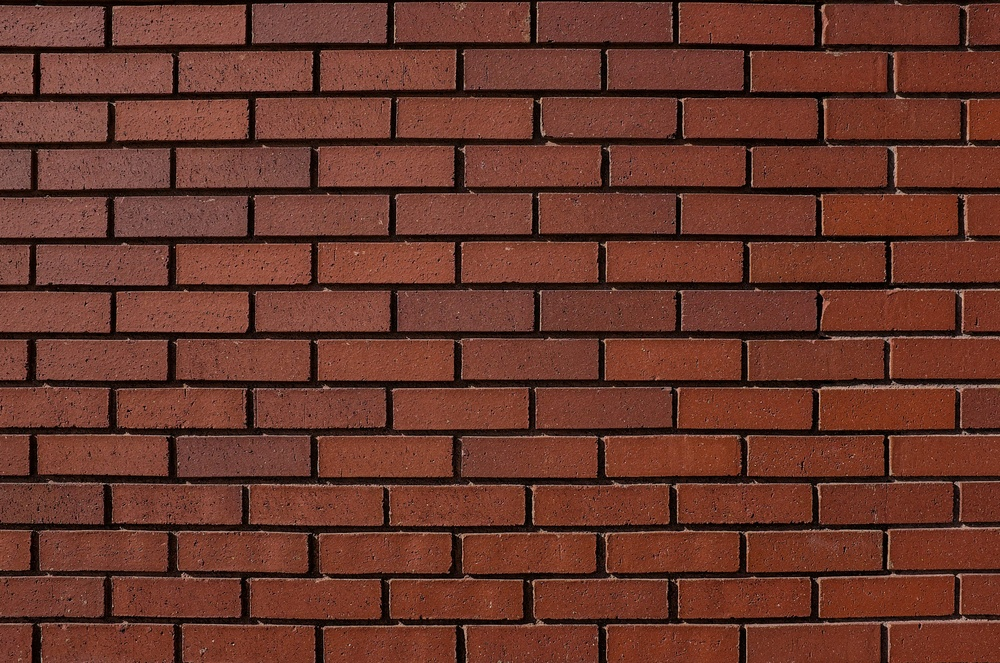
#> input picture David/brick.jpg, 1000 x 663 px, shrunk from 3000 x 1990 before the run, found by its file name
$ python main.py
#> lines starting #> are read from the running program, lines starting #| are printed output that depends on the picture; after the words box and inside, x2 and y2 are one past the last pixel; in counts of white or black regions, pixels touching at a corner belong together
import cv2
import numpy as np

count = 0  # Initialize the count variable

def process_image(image_path):
#> called with image_path = 'David/brick.jpg'
    global count  # Declare count as global to modify it inside the function

    """
    Process an image to detect, highlight, and count individual bricks based on contours.
    If the image has more black areas than white, it inverts the image.

    Parameters:
    image_path (str): Path to the image file.

    Returns:
    int: Number of detected bricks.
    """
    # Load the image from the given path
    image = cv2.imread(image_path)
#> image is the input picture: shape (663, 1000, 3); mean B, G, R 43.1, 55.3, 105.5

    if image is None:
        print(f"Error: Unable to load image at {image_path}")
        return 0

    original = image.copy()

    # Convert the image to grayscale for further processing
    gray = cv2.cvtColor(image, cv2.COLOR_BGR2GRAY)
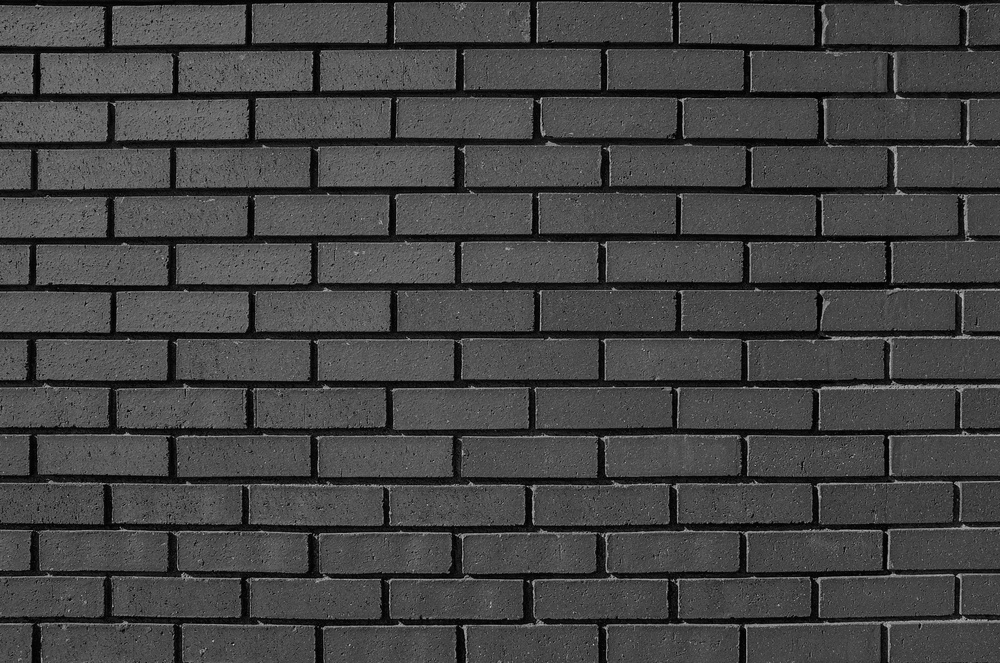
#> gray: shape (663, 1000); min 0, max 220, mean 68.9

    # Apply Gaussian blur to reduce noise and improve contour detection
    blur = cv2.GaussianBlur(gray, (35, 35), 0)
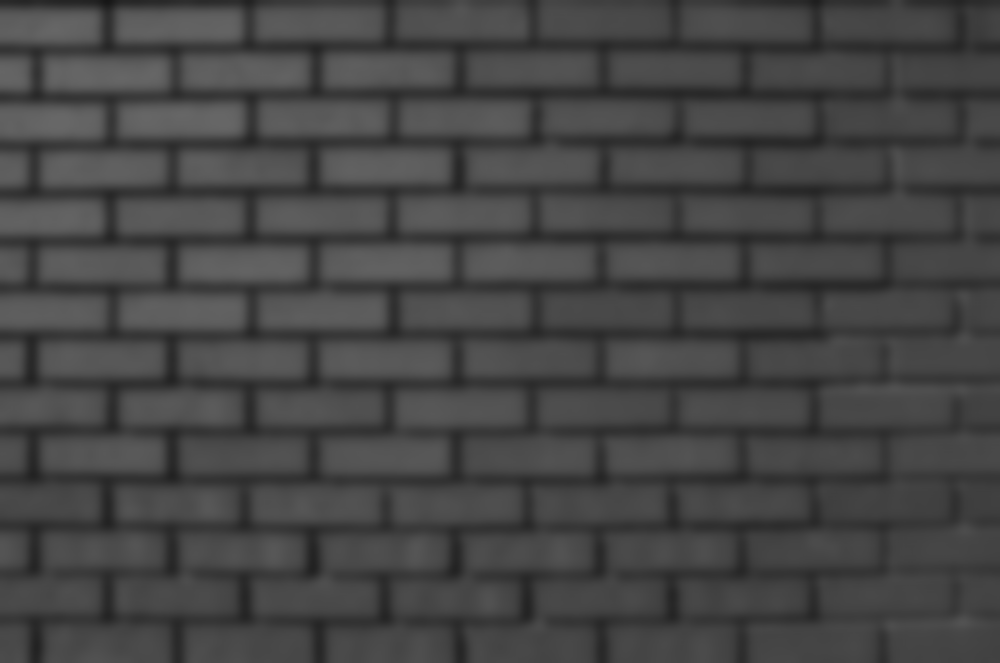
#> blur: shape (663, 1000); min 22, max 103, mean 68.9

    # Apply Otsu's thresholding to create a binary image
    thresh = cv2.threshold(blur, 0, 255, cv2.THRESH_BINARY + cv2.THRESH_OTSU)[1]
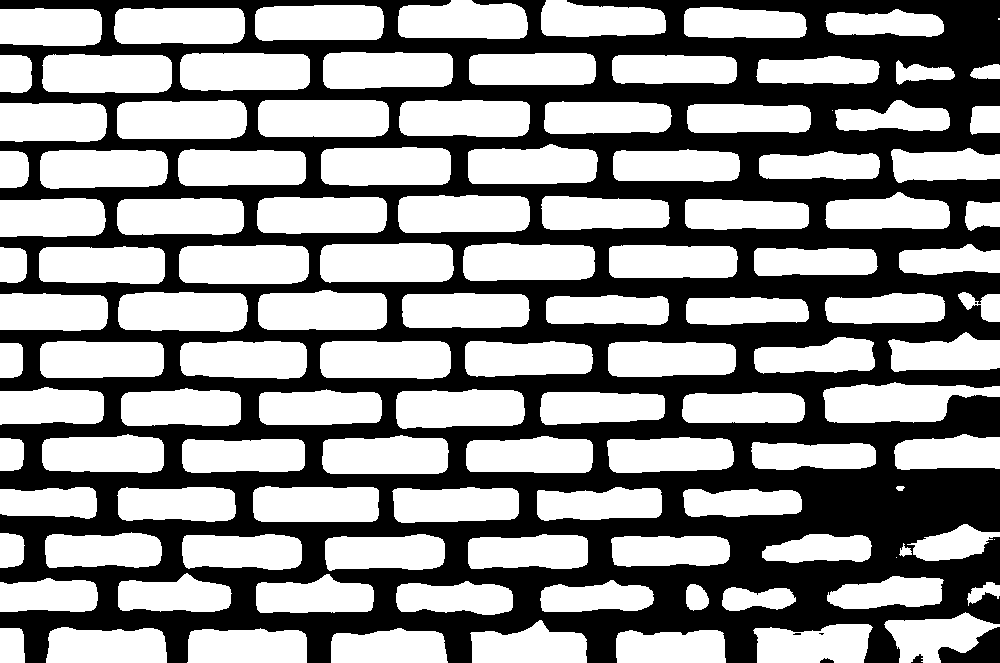
#> thresh: shape (663, 1000); 56.5% white; 7 black regions (3 under 20 px), largest, box (x1, y1, x2, y2) and area: (0, 0, 1000, 663) 287278, (938, 627, 1000, 663) 1234, (911, 654, 923, 663) 65, (820, 658, 834, 663) 49

    # Define a kernel for morphological operations to remove small noise
    kernel = np.ones((35, 35), np.uint8)

    # Perform morphological opening to clean up the binary image
    opening = cv2.morphologyEx(thresh, cv2.MORPH_OPEN, kernel)
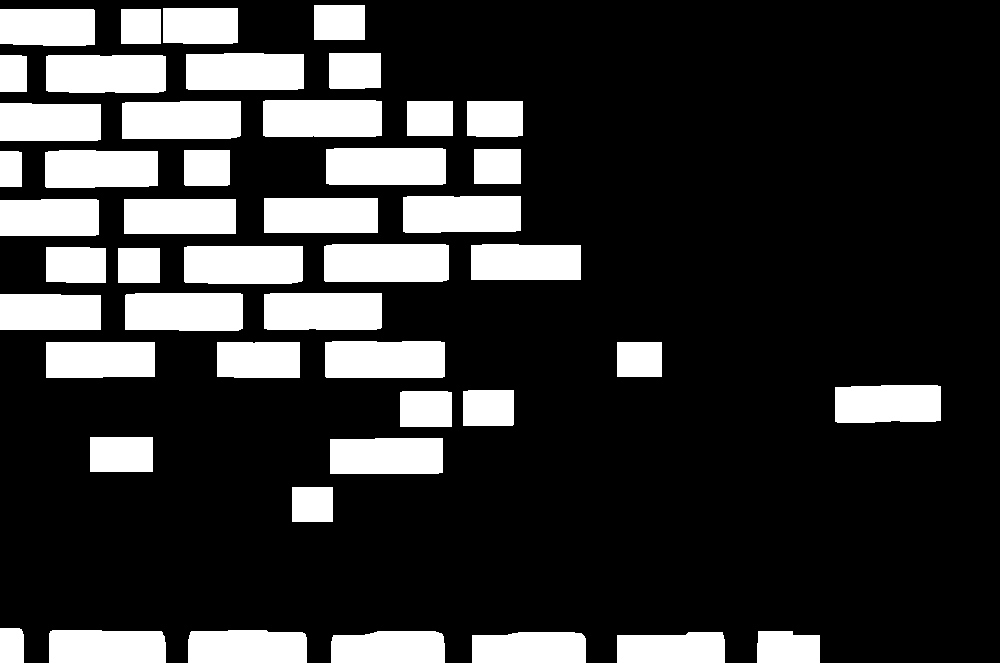
#> opening: shape (663, 1000); 21.6% white; 47 white regions, largest, box (x1, y1, x2, y2) and area: (324, 244, 449, 282) 4728, (46, 55, 166, 93) 4499, (184, 246, 303, 284) 4477

    # Check if the image should be inverted
    if np.mean(opening) < 150:  # If the average intensity is less than 150, invert
        opening = cv2.bitwise_not(opening)
#> opening: shape (663, 1000); 78.4% white; 47 black regions

    # Find contours of the objects in the cleaned binary image
    contours = cv2.findContours(opening, cv2.RETR_EXTERNAL, cv2.CHAIN_APPROX_SIMPLE)
#> contours = 1 contour; box (x1, y1, x2, y2) and area: (0, 0, 1000, 663) 624279
    contours = contours[0] if len(contours) == 2 else contours[1]

    # Filter out small contours that are unlikely to be bricks
    brick_contours = []
    for contour in contours:
        area = cv2.contourArea(contour)
        if area > 1000:  # Adjust this value based on the expected size of bricks
            # Approximate the contour to a polygon
            epsilon = 0.02 * cv2.arcLength(contour, True)
            approx = cv2.approxPolyDP(contour, epsilon, True)

            # Check if the contour is approximately rectangular (4 sides)
            if len(approx) == 4:
                brick_contours.append(contour)
#> this loop made 1 pass
#> (area, epsilon) on pass 1: (624279, 91.08)
#> after the loop, brick_contours = []

    # Count the number of bricks
    num_bricks = len(brick_contours)
#> num_bricks = 0

    image_number = 1

    # Loop over each contour found
    for contour in brick_contours:
        count += 1  # Increment the count for each detected brick

        # Get the minimum area bounding rectangle
        rect = cv2.minAreaRect(contour)
        box = cv2.boxPoints(rect)
        box = np.int32(box)  # Convert the box points to integers

        # Convert the box points to a list of (x, y) tuples with simple integers
        box_points = [(int(point[0]), int(point[1])) for point in box]
        print(f"Rectangle {image_number} points: {box_points}")

        # Draw the rectangle using the box points
        cv2.drawContours(image, [box], 0, (36, 255, 12), 2)

        # Draw circles at each point in the rectangle
        for point in box_points:
            cv2.circle(image, point, 10, (0, 0, 255), -1)  # Red circle with radius 10

        image_number += 1
#> this loop made 0 passes
#> after the loop, count = 0; image_number = 1

    # Display the original image with detected bricks highlighted
    cv2.imshow('Original Image', image)

    # Wait for a key press and close all windows
    cv2.waitKey(0)
    cv2.destroyAllWindows()

    print(f"Number of bricks detected: {num_bricks}")
#| Number of bricks detected: 0
    return num_bricks

# Example usage:
num_bricks = process_image('David/brick.jpg')
#> num_bricks = 0
print(f"Total bricks detected: {count}")
#| Total bricks detected: 0
